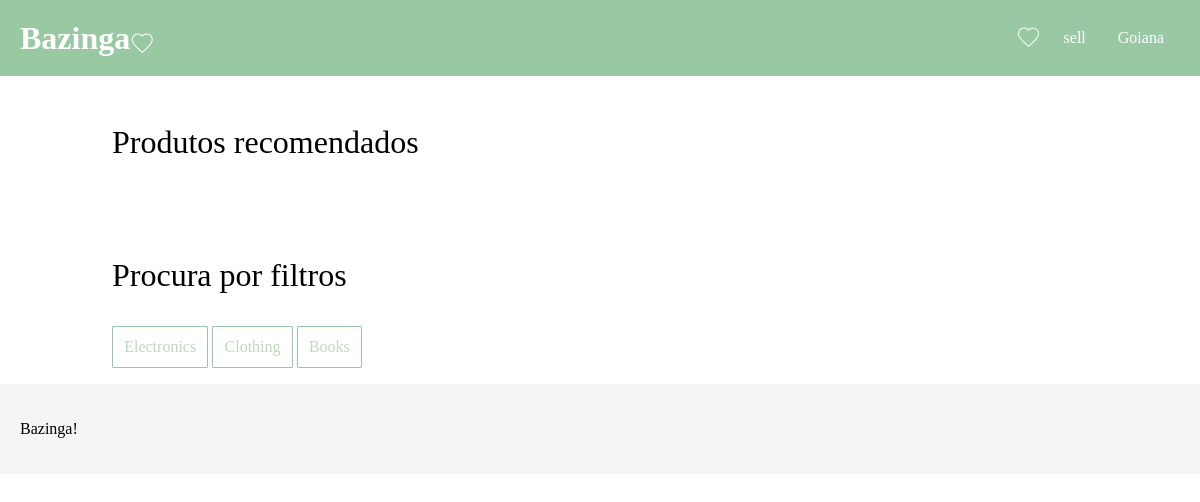
The page / (signed in) on the database its author committed.
### tables this page shows
CREATE TABLE productCategory (
   categoryID INTEGER PRIMARY KEY,
   name VARCHAR
);

### index.php (called while the page is built, shortened)
<?php
   require_once('templates/footer.tl.php');
   require_once('templates/header.tl.php');
   require_once('templates/article.tl.php');
   require_once('templates/filter.tl.php');
   require_once('database/articles.php');
   require_once('database/filters.php');
   $db = getDatabaseConnection();
   $filters = getAllFilters($db);
   printFiltersSection($filters);
?>

### database/filters.php (called while the page is built)
<?php
   function getAllFilters($db){
      $stmt = $db->prepare(
         "SELECT * FROM productCategory"
      );
      $stmt->execute();
      $articles = $stmt->fetchAll();
      return $articles;
   }
?>

### templates/filter.tl.php (the view, shortened to what this page needs)
<?php
   function printFilterButton($filter){
?>
   <button class="filter-btn" onclick="updateArticles('<?=$filter['name']?>')"><?= $filter['name'] ?></button>
<?php
   }
?>
<?php
   function printFiltersSection($filters){
?>
   <div class="product-section">
      <h3 class="products-title">Procura por filtros</h3>
      <section>
         <?php
            foreach($filters as $filter){
               printFilterButton($filter);
            }
         ?>
      </section>
   </div>
<?php
   }
?>

### css/navbar.css (style rules this page uses)
body { margin: 0; font-family: Arial, sans-serif; }

### css/landing.css (style rules this page uses)
* { font-family: Georgia, 'Times New Roman', Times, serif }
.product-section { padding: 1em 7em; }
.products-title { font-size: xx-large; font-weight: normal; }
.filter-btn { padding: 0.7em; font-size: 16px; color: #BFD8BD; border: 1px solid #98C9A3; border-radius: 1px; background-color: white; }

### css/wishlist.css (style rules this page uses)
* { font-family: Georgia, 'Times New Roman', Times, serif }

### rows shown on the page
productcategory: name "Electronics"
productcategory: name "Clothing"
productcategory: name "Books"

### other values the page prints
$_SESSION['username'] "Goiana"
